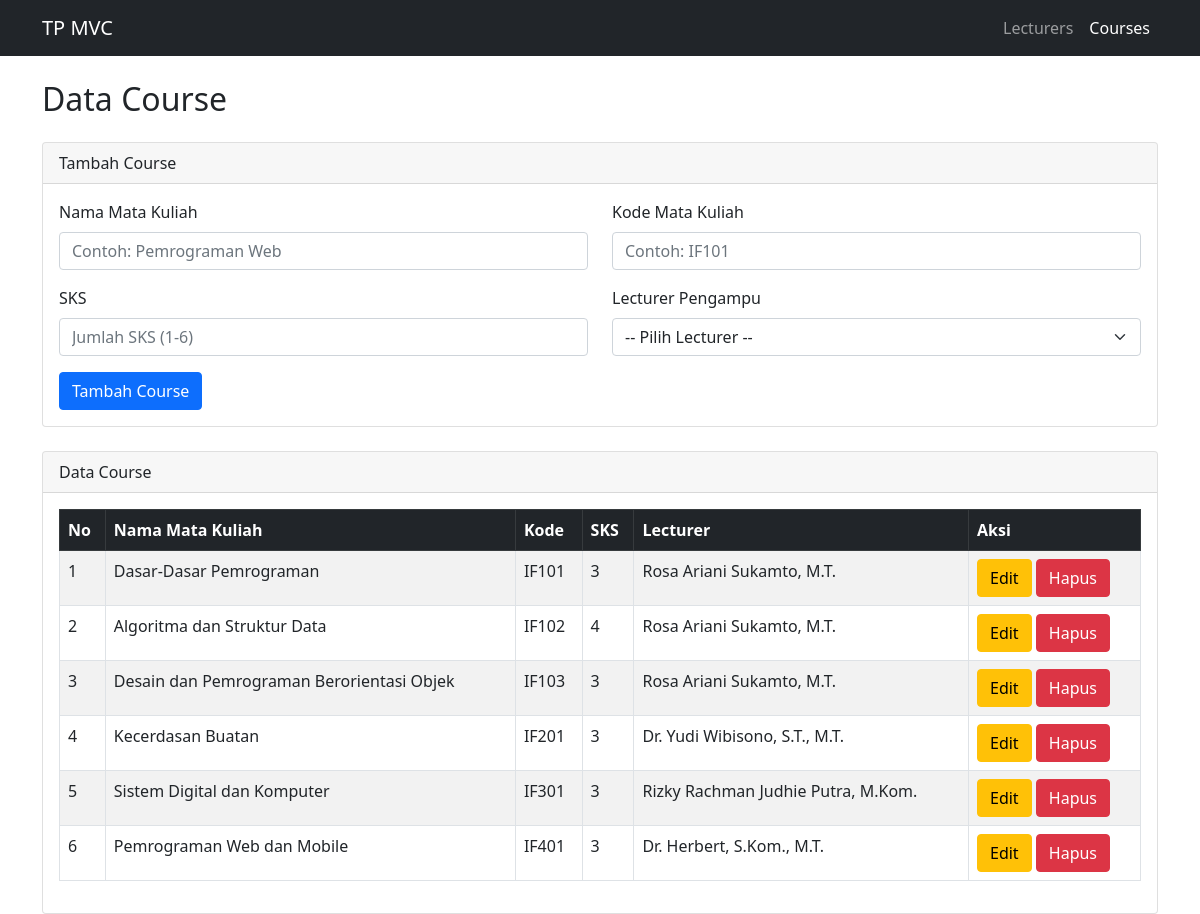
The page /course.php on the database its author committed.
### tables this page shows
CREATE TABLE `courses` (
  `id` int(11) NOT NULL,
  `lecturer_id` int(11) NOT NULL,
  `course_name` varchar(100) NOT NULL,
  `course_code` varchar(20) NOT NULL,
  `credits` int(11) NOT NULL
);

CREATE TABLE `lecturers` (
  `id` int(11) NOT NULL,
  `name` varchar(100) NOT NULL,
  `nidn` varchar(20) NOT NULL,
  `phone` varchar(20) NOT NULL,
  `join_date` date NOT NULL
);

### controllers/CourseController.php (called while the page is built, shortened)
<?php
require_once __DIR__ . '/../models/Course.php';
require_once __DIR__ . '/../models/Lecturer.php';
require_once __DIR__ . '/../views/CourseView.php';
class CourseController
{
    private $course;
    private $lecturer;
    public function __construct()
    {
        $this->course = new Course();
        $this->lecturer = new Lecturer();
    }
    function index($editData = null, $message = null, $formData = [])
    {
        $data = $this->course->getAll();
        $data = $data->fetchAll(PDO::FETCH_ASSOC);
        $dataLecturer = $this->lecturer->getAll();
        $dataLecturer = $dataLecturer->fetchAll(PDO::FETCH_ASSOC);
        $view = new CourseView();
        $view->render($data, $dataLecturer, $editData, $message, $formData);
    }
}

### course.php (called while the page is built, shortened)
<?php
require_once __DIR__ . '/controllers/CourseController.php';
$course = new CourseController();
$message = null;
$editData = null;
$formData = [];
$course->index($editData, $message, $formData);

### models/DB.php (called while the page is built, shortened)
<?php
class DB
{
    private $conn;
    public function __construct()
    {
        try {
            $this->conn = new PDO(
                "mysql:host=" . Config::$db_host . ";dbname=" . Config::$db_name . ";charset=utf8mb4",
                Config::$db_user,
                Config::$db_pass
            );
            $this->conn->setAttribute(PDO::ATTR_ERRMODE, PDO::ERRMODE_EXCEPTION);
        } catch (PDOException $e) {
            die("Koneksi database gagal.");
        }
    }
    public function execute($query, $params = [])
    {
        $this->result = $this->conn->prepare($query);
        $this->result->execute($params);
        return $this->result;
    }
}

### models/Course.php (called while the page is built, shortened)
<?php
require_once __DIR__ . '/DB.php';
class Course extends DB
{
    function getAll()
    {
        $query = "SELECT courses.*, lecturers.name AS lecturer_name
                  FROM courses
                  JOIN lecturers ON courses.lecturer_id = lecturers.id
                  ORDER BY courses.id ASC";
        return $this->execute($query);
    }
}

### models/Lecturer.php (called while the page is built, shortened)
<?php
require_once __DIR__ . '/DB.php';
class Lecturer extends DB
{
    function getAll()
    {
        $query = "SELECT * FROM lecturers ORDER BY id ASC";
        return $this->execute($query);
    }
}

### views/CourseView.php (the view, shortened to what this page needs)
<?php
require_once __DIR__ . '/Template.php';
class CourseView
{
    function render($data, $dataLecturer, $editData = null, $message = null, $formData = [])
    {
        $no = 1;
        $dataCourse = "";
        foreach ($data as $val) {
            $id = (int) $val['id'];
            $courseName = htmlspecialchars($val['course_name'], ENT_QUOTES, 'UTF-8');
            $courseCode = htmlspecialchars($val['course_code'], ENT_QUOTES, 'UTF-8');
            $credits = htmlspecialchars((string) $val['credits'], ENT_QUOTES, 'UTF-8');
            $lecturerName = htmlspecialchars($val['lecturer_name'], ENT_QUOTES, 'UTF-8');
            $dataCourse .= "
                <tr>
                    <td>" . $no++ . "</td>
                    <td>" . $courseName . "</td>
                    <td>" . $courseCode . "</td>
                    <td>" . $credits . "</td>
                    <td>" . $lecturerName . "</td>
                    <td>
                        <a href='course.php?edit=" . $id . "' class='btn btn-warning'>Edit</a>
                        <a href='course.php?delete=" . $id . "' class='btn btn-danger' onclick=\"return confirm('Apakah Anda yakin ingin menghapus Course ini?');\">Hapus</a>
                    </td>
                </tr>";
        }
        $lecturerIdValue = $editData['lecturer_id'] ?? '';
        $lecturerIdValue = htmlspecialchars((string) $lecturerIdValue, ENT_QUOTES, 'UTF-8');
        $dataLecturerOption = "<option value='' disabled " . ($lecturerIdValue == "" ? "selected" : "") . ">-- Pilih Lecturer --</option>";
    }
}

### views/Template.php (shortened to what this page needs)
<?php
class Template
{
    var $content = '';
    function __construct($filename = '')
    {
        $this->content = implode('', file($filename));
    }
    function clear()
    {
        $this->content = preg_replace("/DATA_[A-Z|_|0-9]+/", "", $this->content);
    }
    function write()
    {
        print $this->content;
    }
    function replace($old = '', $new = '')
    {
        if (is_int($new)) {
            $value = sprintf("%d", $new);
        } elseif (is_float($new)) {
            $value = sprintf("%f", $new);
        } elseif (is_array($new)) {
            $value = '';
            foreach ($new as $item) {
                $value .= $item . ' ';
            }
        } else {
            $value = $new;
        }
        $this->content = preg_replace("/$old/", $value, $this->content);
    }
}

### rows shown on the page
courses: course_name "Dasar-Dasar Pemrograman", course_code "IF101", credits "3", lecturer.name "Rosa Ariani Sukamto, M.T."
courses: course_name "Algoritma dan Struktur Data", course_code "IF102", credits "4", lecturer.name "Rosa Ariani Sukamto, M.T."
courses: course_name "Desain dan Pemrograman Berorientasi Objek", course_code "IF103", credits "3", lecturer.name "Rosa Ariani Sukamto, M.T."
courses: course_name "Kecerdasan Buatan", course_code "IF201", credits "3", lecturer.name "Dr. Yudi Wibisono, S.T., M.T."
courses: course_name "Sistem Digital dan Komputer", course_code "IF301", credits "3", lecturer.name "Rizky Rachman Judhie Putra, M.Kom."
courses: course_name "Pemrograman Web dan Mobile", course_code "IF401", credits "3", lecturer.name "Dr. Herbert, S.Kom., M.T."
